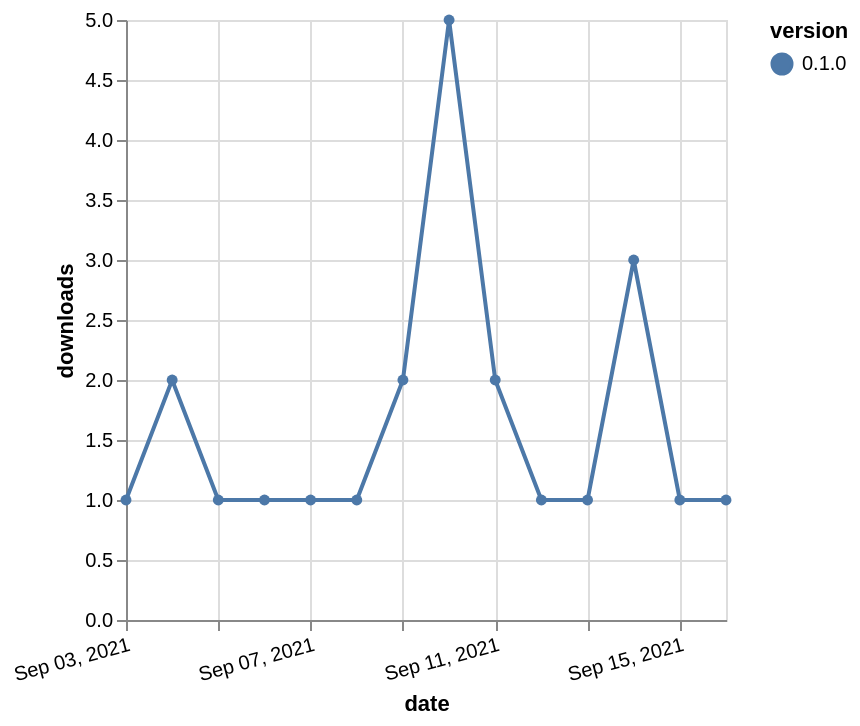

Describe this chart as a Vega-Lite specification.
### Vega-Lite specification from a JSON file in a GitHub repository (floating-point values rounded to 4 significant figures)
{"$schema": "https://vega.github.io/schema/vega-lite/v5.json", "description": "A simple bar chart with embedded data.", "data": {"values": [{"date": "2021-09-03", "total": 446, "delta": 1, "version": "0.1.0"}, {"date": "2021-09-04", "total": 448, "delta": 2, "version": "0.1.0"}, {"date": "2021-09-05", "total": 449, "delta": 1, "version": "0.1.0"}, {"date": "2021-09-06", "total": 450, "delta": 1, "version": "0.1.0"}, {"date": "2021-09-07", "total": 451, "delta": 1, "version": "0.1.0"}, {"date": "2021-09-08", "total": 452, "delta": 1, "version": "0.1.0"}, {"date": "2021-09-09", "total": 454, "delta": 2, "version": "0.1.0"}, {"date": "2021-09-10", "total": 459, "delta": 5, "version": "0.1.0"}, {"date": "2021-09-11", "total": 461, "delta": 2, "version": "0.1.0"}, {"date": "2021-09-12", "total": 462, "delta": 1, "version": "0.1.0"}, {"date": "2021-09-13", "total": 463, "delta": 1, "version": "0.1.0"}, {"date": "2021-09-14", "total": 466, "delta": 3, "version": "0.1.0"}, {"date": "2021-09-15", "total": 467, "delta": 1, "version": "0.1.0"}, {"date": "2021-09-16", "total": 468, "delta": 1, "version": "0.1.0"}]}, "width": "container", "mark": {"type": "line", "point": {"filled": true}}, "encoding": {"x": {"field": "date", "type": "temporal", "timeUnit": "yearmonthdate", "title": "date", "axis": {"labelAngle": -15}}, "y": {"field": "delta", "type": "quantitative", "title": "downloads"}, "color": {"field": "version", "type": "nominal"}, "tooltip": {"field": "delta"}}}
